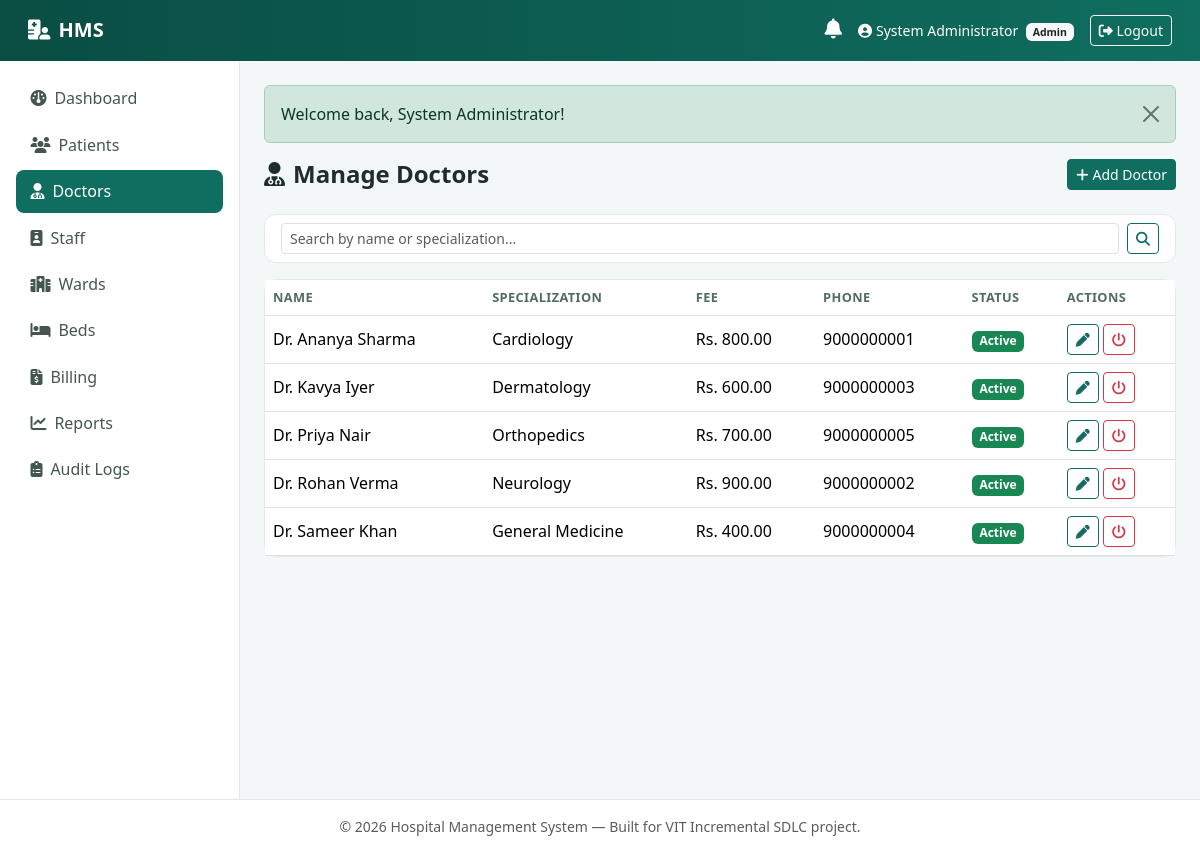
Page /admin/doctors.php (signed in) on the committed database.
### tables this page shows
CREATE TABLE doctors (
    id INT AUTO_INCREMENT PRIMARY KEY,
    user_id INT NOT NULL UNIQUE,
    specialization VARCHAR(100) NOT NULL,
    qualification VARCHAR(150) DEFAULT NULL,
    consultation_fee DECIMAL(10,2) NOT NULL DEFAULT 0.00,
    availability VARCHAR(255) DEFAULT NULL,         
    status ENUM('active','inactive') NOT NULL DEFAULT 'active',
    CONSTRAINT fk_doctors_user FOREIGN KEY (user_id) REFERENCES users(id) ON DELETE CASCADE,
    INDEX idx_doctors_specialization (specialization),
    INDEX idx_doctors_status (status)
);

CREATE TABLE users (
    id INT AUTO_INCREMENT PRIMARY KEY,
    name VARCHAR(150) NOT NULL,
    email VARCHAR(150) NOT NULL UNIQUE,
    password VARCHAR(255) NOT NULL,                
    role ENUM('patient','doctor','admin') NOT NULL,
    phone VARCHAR(20) DEFAULT NULL,
    address VARCHAR(255) DEFAULT NULL,
    date_of_birth DATE DEFAULT NULL,
    status ENUM('active','inactive') NOT NULL DEFAULT 'active',
    created_at TIMESTAMP NOT NULL DEFAULT CURRENT_TIMESTAMP,
    INDEX idx_users_role (role),
    INDEX idx_users_status (status)
);

### includes/functions.php (called while the page is built, shortened)
<?php
function clean(string $value): string
{
    return trim(strip_tags($value));
}
function esc(?string $value): string
{
    return htmlspecialchars($value ?? '', ENT_QUOTES, 'UTF-8');
}
function formatMoney(float $amount): string
{
    return 'Rs. ' . number_format($amount, 2);
}
function statusBadgeClass(string $status): string
{
    $map = [
        'Scheduled'   => 'bg-info text-dark',
        'Confirmed'   => 'bg-primary',
        'Completed'   => 'bg-success',
        'Cancelled'   => 'bg-danger',
        'Rescheduled' => 'bg-warning text-dark',
        'Unpaid'      => 'bg-danger',
        'Paid'        => 'bg-success',
        'Failed'      => 'bg-danger',
        'Pending'     => 'bg-warning text-dark',
        'active'      => 'bg-success',
        'inactive'    => 'bg-secondary',
        'Available'   => 'bg-success',
        'Occupied'    => 'bg-danger',
    ];
    return $map[$status] ?? 'bg-secondary';
}

### admin/doctors.php (the view, shortened to what this page needs)
<?php
$pdo = getDB();
$search = clean($_GET['search'] ?? '');
$sql = "SELECT d.*, u.name, u.email, u.phone FROM doctors d JOIN users u ON d.user_id = u.id WHERE 1=1";
$params = [];
$sql .= ' ORDER BY u.name';
$stmt = $pdo->prepare($sql);
$stmt->execute($params);
$doctors = $stmt->fetchAll();
include __DIR__ . '/../includes/header.php';
include __DIR__ . '/../includes/navbar.php';
?>
<div class="d-flex justify-content-between align-items-center mb-4">
  <h4 class="fw-bold mb-0"><i class="fa-solid fa-user-doctor me-2"></i>Manage Doctors</h4>
  <button class="btn btn-primary btn-sm" data-bs-toggle="modal" data-bs-target="#addDoctorModal"><i class="fa-solid fa-plus me-1"></i>Add Doctor</button>
</div>
<div class="card mb-3">
  <div class="card-body py-2">
    <form method="GET" class="d-flex gap-2">
      <input type="text" name="search" class="form-control form-control-sm" placeholder="Search by name or specialization..." value="<?= esc($search) ?>">
      <button class="btn btn-sm btn-outline-primary" type="submit"><i class="fa-solid fa-magnifying-glass"></i></button>
    </form>
  </div>
</div>
<div class="card">
  <div class="card-body p-0">
    <?php if (!$doctors): ?>
      <div class="empty-state"><i class="fa-solid fa-user-doctor"></i>No doctors found.</div>
    <?php else: ?>
      <div class="table-responsive">
        <table class="table table-hover mb-0 align-middle">
          <thead><tr><th>Name</th><th>Specialization</th><th>Fee</th><th>Phone</th><th>Status</th><th>Actions</th></tr></thead>
          <tbody>
          <?php foreach ($doctors as $d): ?>
            <tr>
              <td>Dr. <?= esc($d['name']) ?></td>
              <td><?= esc($d['specialization']) ?></td>
              <td><?= formatMoney((float)$d['consultation_fee']) ?></td>
              <td><?= esc($d['phone']) ?></td>
              <td><span class="badge <?= statusBadgeClass($d['status']) ?>"><?= esc(ucfirst($d['status'])) ?></span></td>
              <td class="text-nowrap">
                <button class="btn btn-sm btn-outline-primary" data-bs-toggle="modal" data-bs-target="#editDoctorModal"
                  onclick='openEditDoctor(<?= json_encode($d) ?>)'><i class="fa-solid fa-pen"></i></button>
                <form method="POST" class="d-inline" data-confirm="Change status of Dr. <?= esc($d['name']) ?>?">
                  <button type="submit" class="btn btn-sm btn-outline-<?= $d['status'] === 'active' ? 'danger' : 'success' ?>">
                    <i class="fa-solid fa-power-off"></i>
                  </button>
                </form>
              </td>
            </tr>
          <?php endforeach; ?>
          </tbody>
        </table>
      </div>
    <?php endif; ?>
  </div>
</div>
<?php include __DIR__ . '/../includes/footer.php'; ?>

### assets/css/style.css (style rules this page uses)
:root { --hms-primary: #0f6e5f; --hms-primary-dark: #0a4d43; --hms-accent: #2f9e8f; --hms-bg: #f4f7f8; --hms-sidebar-bg: #ffffff; --hms-border: #e3e8ea; }
body { background-color: var(--hms-bg); font-family: 'Segoe UI', Roboto, -apple-system, BlinkMacSystemFont, sans-serif; color: #1f2d2b; }
.card { border-radius: 12px; border: 1px solid var(--hms-border); }
.table thead th { color: #526b64; font-size: 0.8rem; text-transform: uppercase; letter-spacing: 0.03em; border-bottom-width: 1px; }
.btn-primary { background: var(--hms-primary); border-color: var(--hms-primary); }
.btn-outline-primary { color: var(--hms-primary); border-color: var(--hms-primary); }

### rows in the picture
doctors: user.name "Ananya Sharma", specialization "Cardiology", consultation_fee "Rs. 800.00", user.phone "9000000001", status "Active"
doctors: user.name "Kavya Iyer", specialization "Dermatology", consultation_fee "Rs. 600.00", user.phone "9000000003", status "Active"
doctors: user.name "Priya Nair", specialization "Orthopedics", consultation_fee "Rs. 700.00", user.phone "9000000005", status "Active"
doctors: user.name "Rohan Verma", specialization "Neurology", consultation_fee "Rs. 900.00", user.phone "9000000002", status "Active"
doctors: user.name "Sameer Khan", specialization "General Medicine", consultation_fee "Rs. 400.00", user.phone "9000000004", status "Active"

### other values in the picture
$_SESSION['name'] "System Administrator"
$role "Admin"
$label "Dashboard"
$label "Patients"
$label "Doctors"
$label "Staff"
$label "Wards"
$label "Beds"
$label "Billing"
$label "Reports"
$label "Audit Logs"
$flash['message'] "Welcome back, System Administrator!"
